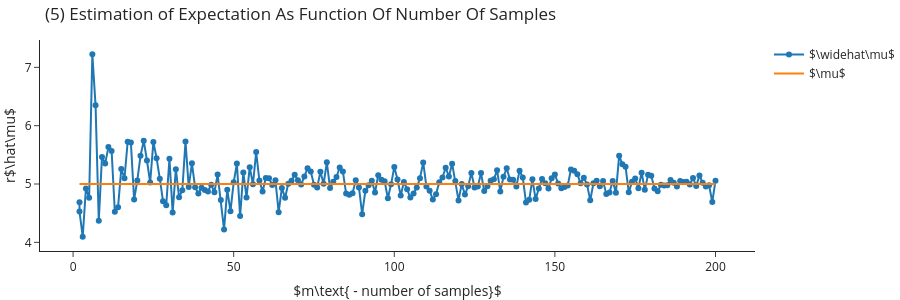

The notebook cell this image was saved under:
### Markdown cell above
### Estimating Expectation of Distribution

### Code cell
estimated_mean = []
for m in ms:
    X = np.random.normal(mu, sigma, size=m)
    estimated_mean.append(np.mean(X)) 

    
go.Figure([go.Scatter(x=ms, y=estimated_mean, mode='markers+lines', name=r'$\widehat\mu$'),
           go.Scatter(x=ms, y=[mu]*len(ms), mode='lines', name=r'$\mu$')],
          layout=go.Layout(title="(5) Estimation of Expectation As Function Of Number Of Samples", 
                  xaxis_title="$m\\text{ - number of samples}$", 
                  yaxis_title="r$\hat\mu$",
                  height=300)).show()

### Figure 1 — Plotly figure (JSON) as saved in the notebook; plotly's stock layout.template omitted (floating-point values rounded to 4 significant figures; data arrays with more than 128 entries replaced by an {"elided": "..."} marker saying what was removed)
{"data": [{"mode": "markers+lines", "name": "$\\widehat\\mu$", "type": "scatter", "x": {"elided": "200 int values"}, "y": {"elided": "200 float values"}}, {"mode": "lines", "name": "$\\mu$", "type": "scatter", "x": {"elided": "200 int values"}, "y": {"elided": "200 int values"}}], "layout": {"height": 300, "title": {"text": "(5) Estimation of Expectation As Function Of Number Of Samples"}, "xaxis": {"title": {"text": "$m\\text{ - number of samples}$"}}, "yaxis": {"title": {"text": "r$\\hat\\mu$"}}}}
